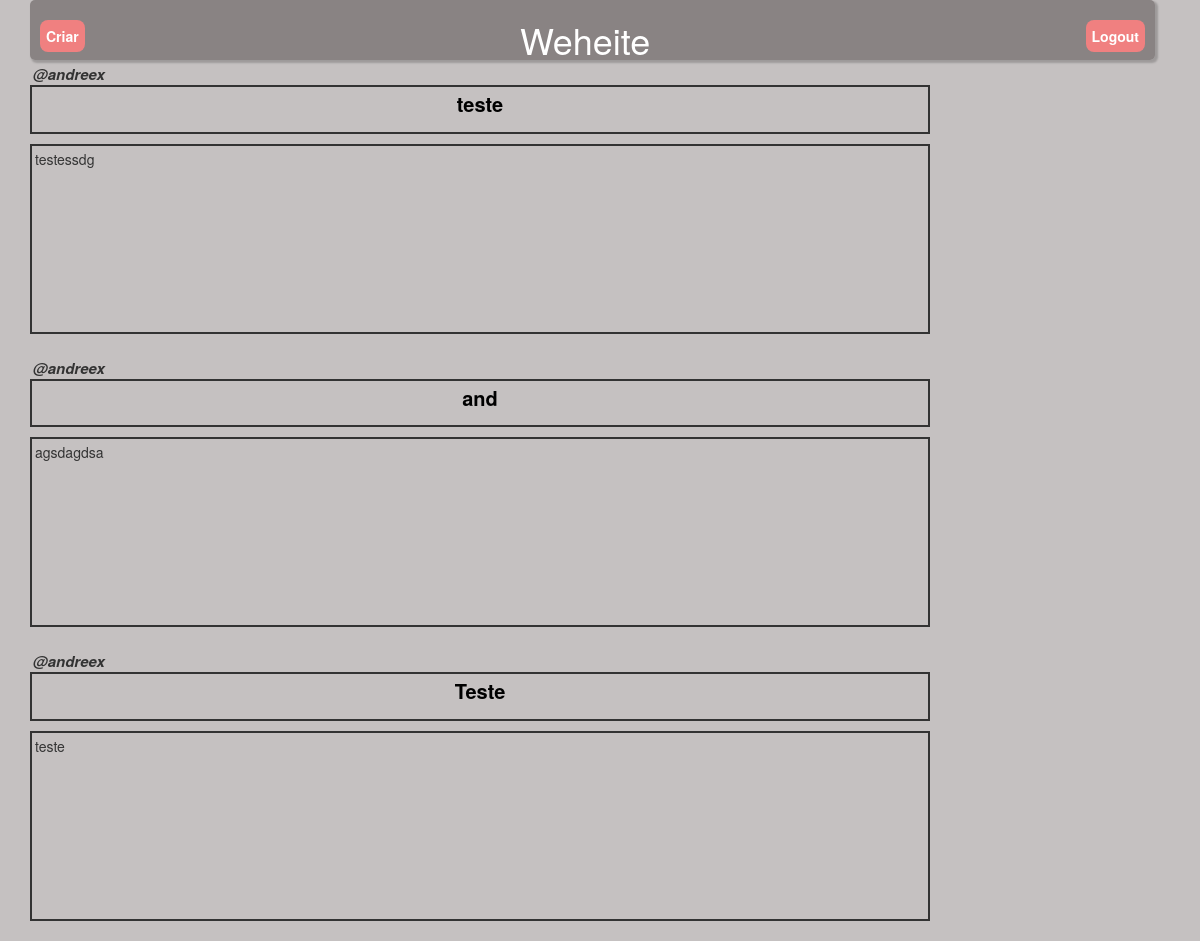
The app's page / (signed in), older data.
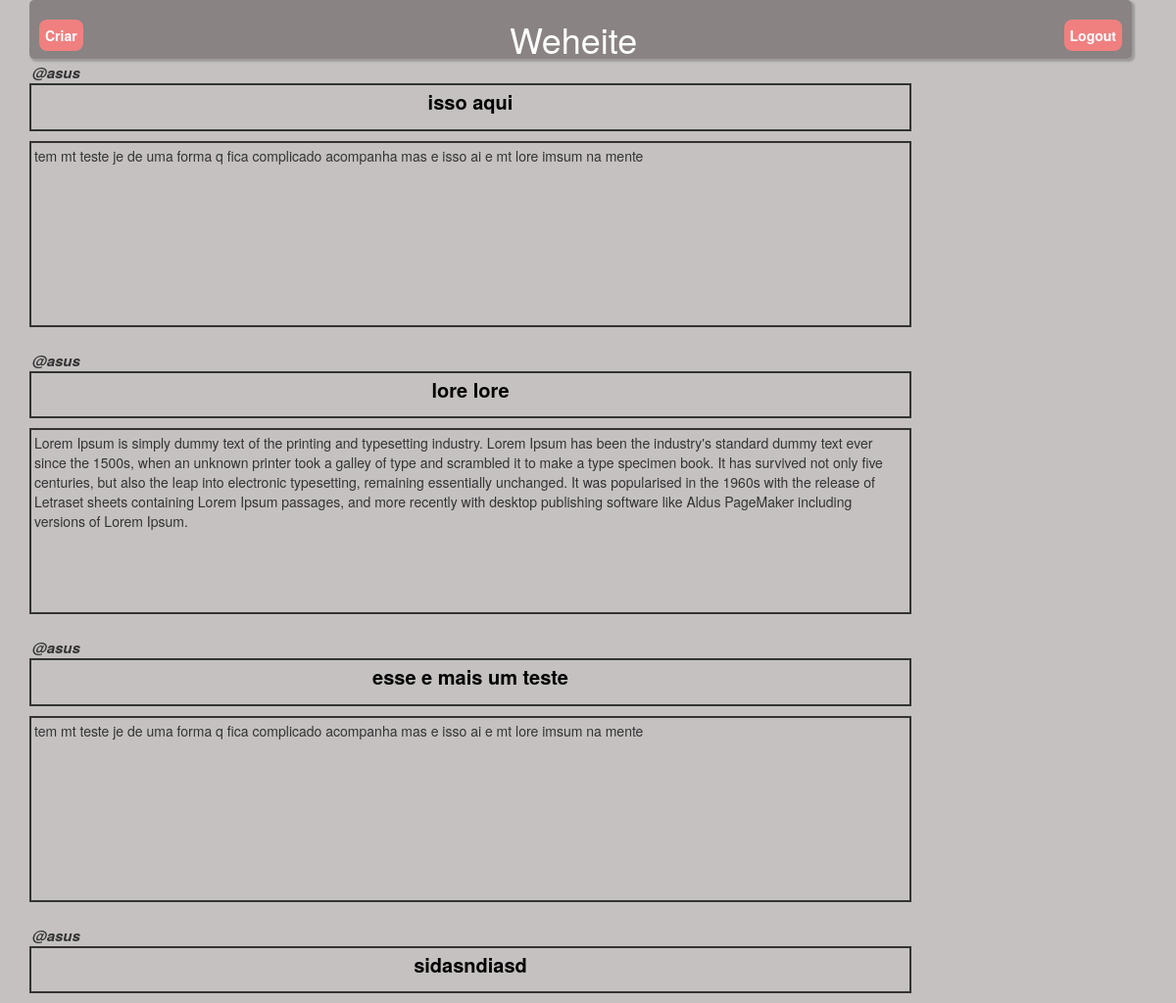
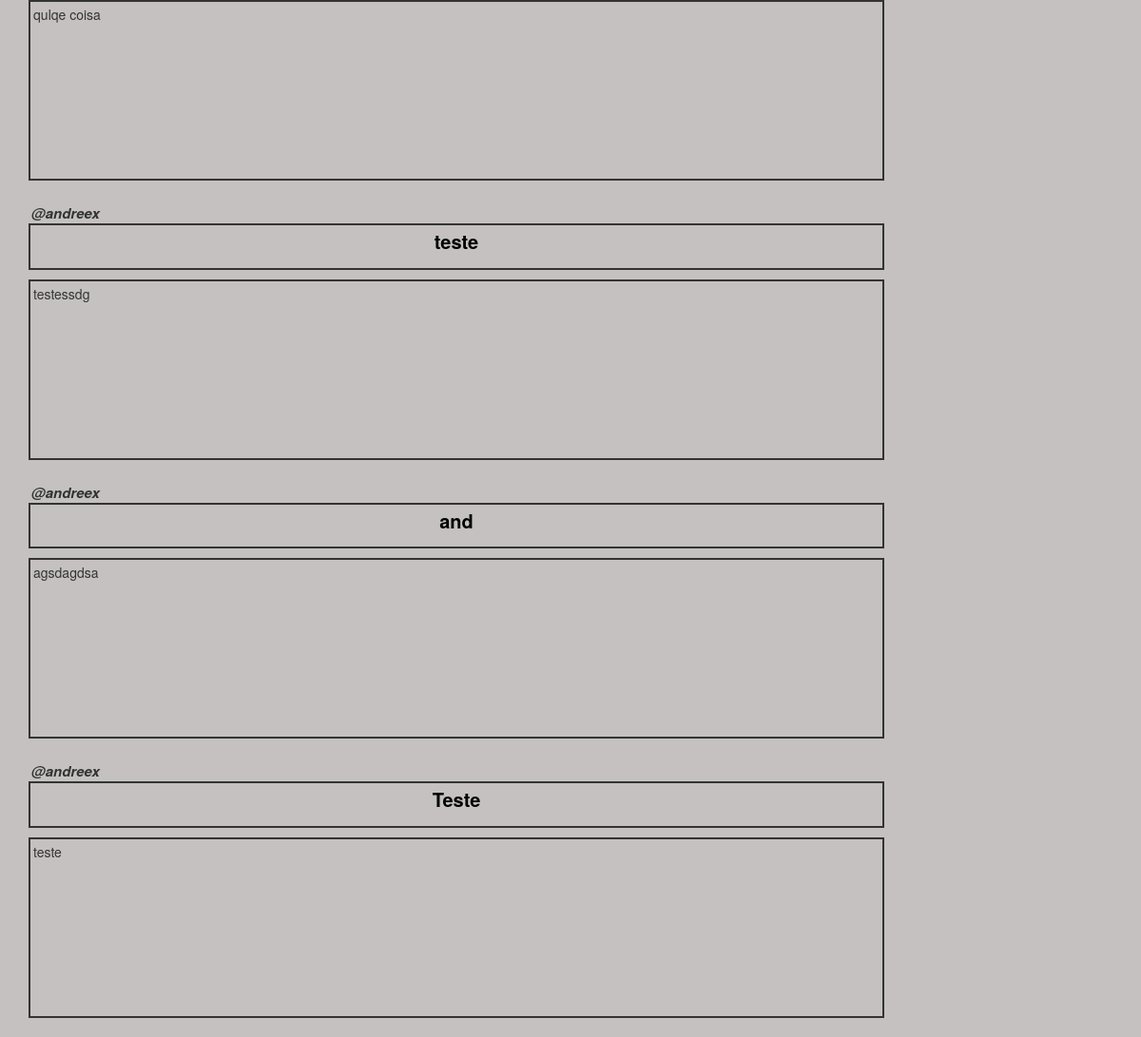
The same page, newer data (2 pictures, top to bottom).
### users/models.py (models this page shows, shortened)
class Forum(models.Model):
    autor = models.ForeignKey(User, on_delete=models.SET_NULL,null=True)
    title = models.TextField(max_length=255)
    body = models.TextField(max_length=10000)

### users/views.py (the view)
# urls.py: 2. Add a URL to urlpatterns:  path('', views.home, name='home')
def home(request):
    discussao=Forum.objects.all().order_by('-id') # Collect all records from table
    return render(request, 'users/home.html', {'discussao': discussao})

### users/templates/users/home.html (shortened to what this page needs)
{% extends 'users/base.html' %}
{% block content %}
{% if user.is_authenticated %}
<header>
    <a class="a3" href="{% url 'forum' %} ">Criar</a>
    <h1>Weheite</h1>
    <a class="a2" href="{% url 'logout' %} ">Logout</a>
</header>
<br>
<br>
<br>
{% for posts in discussao %}
<div class="BoxAutor">
    <p><b><i>@{{posts.autor}}</i></b></p>
</div>
<div class="BoxTitle">
    <a class="a5" href="{{posts.id}}/detailForum/">
        <p><b>{{posts.title}}</b></p>
    </a>
</div>
<div class="BoxBody">
    <p class="TextBody">{{posts.body}}</p>
</div>
<br>
{% endfor %}
{% endif %}
{% endblock content %}

### users/templates/users/base.html (shortened to what this page needs)
<!DOCTYPE html>
<html lang="en">
<head>
    <link rel="stylesheet" href="https://maxcdn.bootstrapcdn.com/bootstrap/3.3.7/css/bootstrap.min.css">
</head>
<body>
    <div class="container">
        {% block content %}
        {% endblock content %}
    </div>
</body>
</html>

### users/templates/users/home.html (style rules this page uses)
:root { font-size: 14px; font-family: 'Segoe UI', Tahoma, Geneva, Verdana, sans-serif; }
body { background-color: rgb(197, 193, 193); }
header { position: fixed; color: white; height: 60px; background-color: rgba(122, 116, 116, 0.8); display: flex; justify-content: space-between; width: 1125px; border-bottom: grey; border-radius: 5px; box-shadow: 2px 2px 2px 1px rgba(0, 0, 0, 0.2); }
h1 { padding-bottom: 10px; }
a { text-decoration: none; }
.a5 { color: black; }
.BoxAutor { width: fit-content; height: 25px; background: none; padding: 3px; font-size: 15px; }
.BoxTitle { width: 900px; text-align: center; background: none; border: 2px solid; padding: 3px; font-size: 20px; }
.BoxBody { margin-top: 10px; width: 900px; height: 190px; background: none; border: 2px solid; padding: 3px; font-size: 1rem; }
.a3 { text-decoration: none; background-color: lightcoral; height: fit-content; width: fit-content; padding: 6px; color: #fff; font-weight: bolder; text-decoration: none; border-radius: 8px; margin-left: 10px; margin-top: 20px; }
.a2 { text-decoration: none; background-color: lightcoral; height: fit-content; width: fit-content; padding: 6px; color: #fff; font-weight: bolder; text-decoration: none; border-radius: 8px; margin-right: 10px; margin-top: 20px; }
.TextBody { word-wrap: break-word; }

Row changes from the older to the newer data that the page shows:
added Forum: autor "asus", title "isso aqui", body "tem mt teste je de uma forma q fica complicado acompanha mas e isso ai e mt lore imsum na mente"
added Forum: autor "asus", title "lore lore", body "Lorem Ipsum is simply dummy text of the printing and typesetting industry. Lorem Ipsum has been the industry's standard dummy text ever since the 1500s, when an unknown printer took a galley of type and scrambled it to make a type specimen book. It has survived not only five centuries, but also the leap into electronic typesetting, remaining essentially unchanged. It was popularised in the 1960s with the release of Letraset sheets containing Lorem Ipsum passages, and more recently with desktop publishing software like Aldus PageMaker including versions of Lorem Ipsum."
added Forum: autor "asus", title "esse e mais um teste", body "tem mt teste je de uma forma q fica complicado acompanha mas e isso ai e mt lore imsum na mente"
added Forum: autor "asus", title "sidasndiasd", body "qulqe coisa"
